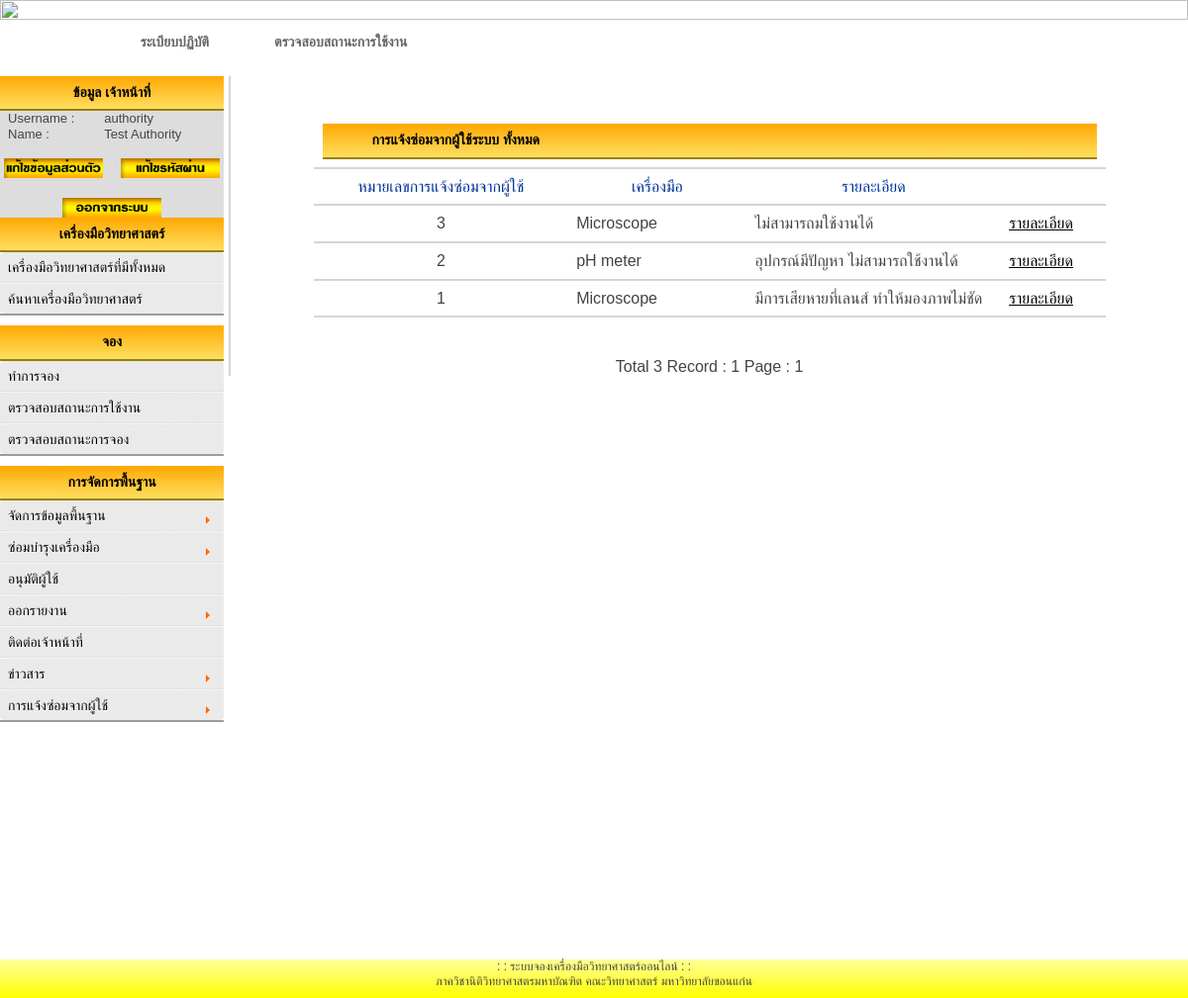
Page /authority/userRepairing-6-A.php (signed in) on the earlier database version.
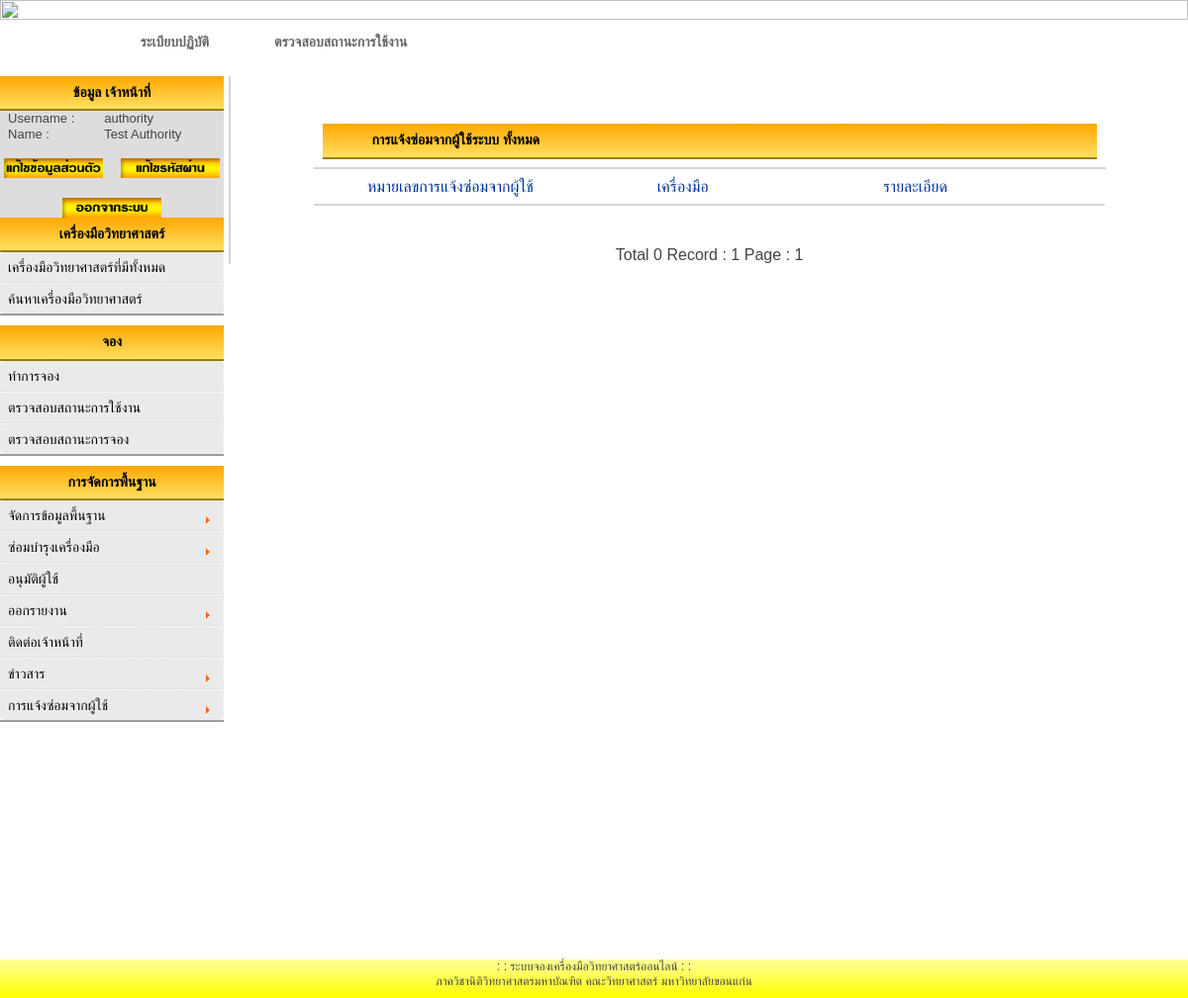
Same page on the later database version.
### tables this page shows
CREATE TABLE IF NOT EXISTS `userdurablereport` (
  `RId` int(10) NOT NULL AUTO_INCREMENT,
  `DurableArticleSetId` int(20) NOT NULL,
  `Detail` varchar(300) NOT NULL,
  `Active` varchar(11) NOT NULL DEFAULT 'No' COMMENT 'Show : Yes , No',
  PRIMARY KEY (`RId`)
);

CREATE TABLE IF NOT EXISTS `durablearticleset` (
  `DurableArticleSetId` int(20) NOT NULL AUTO_INCREMENT,
  `DurableArticleSetNumber` varchar(20) NOT NULL,
  `DurableArticleSetThaiName` varchar(100) NOT NULL,
  `DurableArticleSetEnglishName` varchar(100) NOT NULL,
  `DurableArticleSetVersion` varchar(100) NOT NULL,
  `DurableArticleSetDetail` varchar(100) NOT NULL,
  `DurableArticleSetPic` varchar(600) NOT NULL,
  `DurableArticleSetHowtoUse` varchar(100) NOT NULL,
  `DurableArticleSetBuyDate` varchar(20) NOT NULL,
  `ProcurementBudgetYear` int(5) NOT NULL,
  `ProcurementBudgetType` varchar(20) NOT NULL,
  `VouchDate` varchar(20) NOT NULL,
  `DurableArticleSetAtRoom` varchar(100) NOT NULL,
  `DurableArticleSetType` varchar(20) NOT NULL,
  `DurableArticleSetStatus` varchar(20) NOT NULL DEFAULT 'พร้อมใช้งาน' COMMENT 'status : พร้อมใช้งาน , บำรุงรักษา ',
  `CompanyId` varchar(5) NOT NULL,
  `DurableArticleId` int(20) NOT NULL,
  PRIMARY KEY (`DurableArticleSetId`)
);

### authority/userRepairing-6-A.php (the view, shortened to what this page needs)
<html>
<head>
<link href="table1.css" rel="stylesheet" type="text/css">
<link href="styles_menu.css" rel="stylesheet" type="text/css">
<link href="text1.css" rel="stylesheet" type="text/css" />
<link href="styles_head.css" rel="stylesheet" type="text/css">
<link rel="stylesheet" href="style.css" />
<link href="styles_head.css" rel="stylesheet" type="text/css">
<link href="smooth-php-cal.css" rel="stylesheet" />
</head>
<link rel='stylesheet' href='date_time/datepicker.css'>
<?php include('h2.php'); ?>
 <td width="80%" rowspan="8" align="center" valign="top">   <div id="content">
<?php  if($submit=="" or $show=="OK"){?>
<center><form name="form1" method="post" >
<table width="98%" >
<br><br>
<?php
$strSQL = "SELECT * FROM userdurablereport ";
$objQuery = mysql_query($strSQL) or die ("Error Query [".$strSQL."]");
$Num_Rows = mysql_num_rows($objQuery);
$Per_Page = 10;
$Page = $_GET["Page"];
if(!$_GET["Page"])
{
	$Page=1;
}
$Page_Start = (($Per_Page*$Page)-$Per_Page);
if($Num_Rows<=$Per_Page)
{
	$Num_Pages =1;
}
$strSQL .=" order  by RId DESC LIMIT $Page_Start , $Per_Page";
$objQuery  = mysql_query($strSQL);
?>
<form name="frmMain" method="post" action="<?php echo $_SERVER["PHP_SELF"];?>">
<table width="800" border="0" id="box-table-a" align="center">
 <tr>
<td colspan="6"> <div id="head_content">
	  การแจ้งซ่อมจากผู้ใช้ระบบ ทั้งหมด</div></td>
</tr>
  <tr>
    <th width="220"> <div align="center">หมายเลขการแจ้งซ่อมจากผู้ใช้</div></th>
    <th width="150"> <div align="center">เครื่องมือ </div></th>
    <th width="220"> <div align="center">รายละเอียด </div></th>
    <th width="30"> <div align="center"> </div></th>
	</div></th>
  </tr>
<?php
while($objResult = mysql_fetch_array($objQuery))
{
?>
  <tr>
    <td><div align="center"><?php echo $objResult["RId"];?></div></td>
<?php
$facid = $objResult["DurableArticleSetId"];
	$strSQL2 = "SELECT DurableArticleSetEnglishName FROM durablearticleset WHERE DurableArticleSetId =' ".$facid." ' ";
	$objQuery2 = mysql_query($strSQL2) or die ("Error Query [".$strSQL2."]");
	while($objResult2 = mysql_fetch_array($objQuery2))
	{
	?>
		<td><div align="left"><?php echo $objResult2["DurableArticleSetEnglishName"];?></div></td>
<?php
	}
	?>
    <td><div align=""><?php echo iconv_substr( $objResult["Detail"],0,50, "UTF-8");?></div></td>
   <td align="" width="80px"><a href="userRepairing-5-A.php?RId=<?php echo $objResult["RId"];?>">รายละเอียด</a></td>
  </tr>
  <?php
	}
  ?>
<?php
}
?>
</table>
<br><br>
Total <?php echo $Num_Rows;?> Record : <?php echo $Num_Pages;?> Page :
<?php
for($i=1; $i<=$Num_Pages; $i++){
	if($i != $Page)
	{
		echo "[ <a href='$_SERVER[SCRIPT_NAME]?Page=$i'>$i</a> ]";
	}
	else
	{
		echo "<b> $i </b>";
	}
}
?>
   <tr>
    <td BGCOLOR="DDDDDD"><center><form name="form1" method="post" action="check_login.php">
  <table border="0" style="width: 210px">
<?php include('userbuttom.php'); ?>
<?php include('footer.php');?>
</body>
</html>

Differences in the rows shown:
removed userdurablereport: RId "3", Detail "ไม่สามารถมใช้งานได้"
no longer on this page (row edited): durablearticleset: DurableArticleSetEnglishName "Microscope"
removed userdurablereport: RId "2", Detail "อุปกรณ์มีปัญหา ไม่สามารถใช้งานได้"
no longer on this page (row edited): durablearticleset: DurableArticleSetEnglishName "pH meter", shown under "2"
removed userdurablereport: RId "1", Detail "มีการเสียหายที่เลนส์ ทำให้มองภาพไม่ชัด"
Other differences:
$Num_Rows: "3" → "0"
